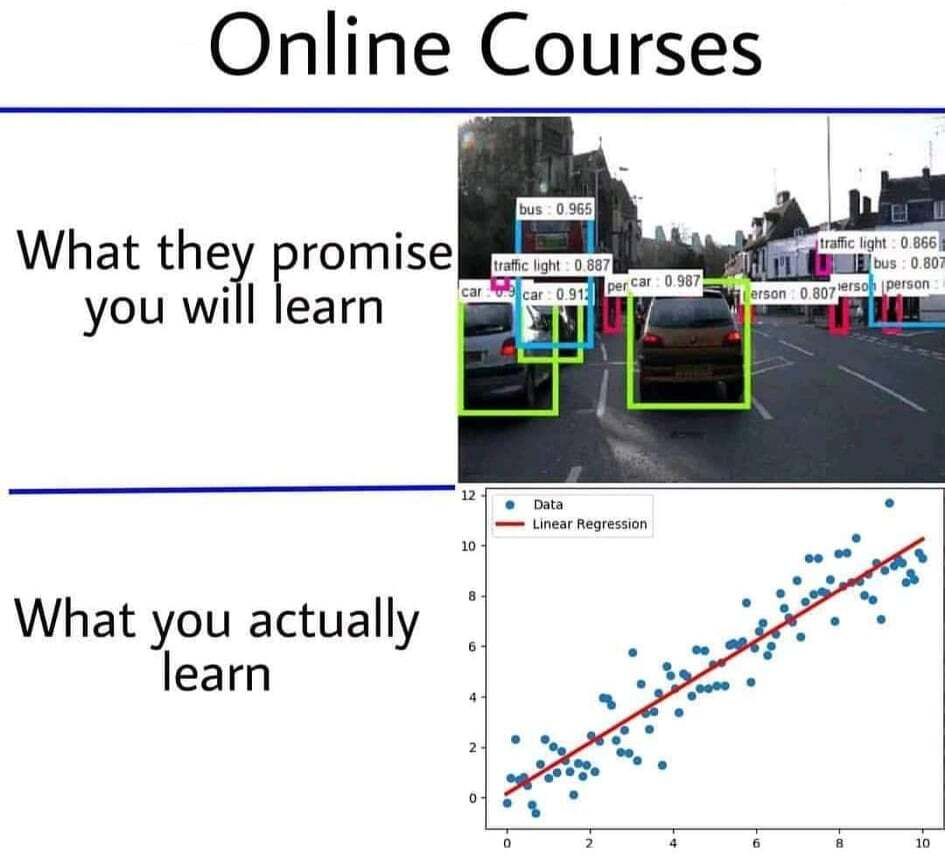
#> input picture 03_Machine_Learning_Fundamentals/meme.jpg, 945 x 861 px; the run also reads 1 picture not shown here
$ jupyter execute Meme_Clustering.ipynb   (shell and % lines are left out)
#> lines starting #> are read from the running program, lines starting #| are printed output that depends on the picture; after the words box and inside, x2 and y2 are one past the last pixel; in counts of white or black regions, pixels touching at a corner belong together
Saw that meme (see below) and could not resist mocking this a bit.

You will need a few additional libs to learn all that "rocket science" that they promised you will learn:
- `opencv`
- `fastai`

[cell 1]
import cv2
import numpy as np
import matplotlib.pyplot as plt
import pandas as pd

[cell 2]
img = cv2.imread('meme.jpg')
#> img is the input picture: shape (861, 945, 3); mean B, G, R 214.2, 212.9, 211.8
img = cv2.resize(img, (640, 640))
#> img: shape (640, 640, 3)
# img = cv2.medianBlur(img, 3)
# img = cv2.GaussianBlur(img, (3, 3), 1)
img_H, img_W, channels = img.shape
#> img_H = 640; img_W = 640; channels = 3
img.shape
#> Out = (640, 640, 3)

[cell 3]
plt.figure(figsize=(10,10))
plt.imshow(img, interpolation='nearest')
plt.title('Meme')
plt.show()

[cell 4]
windows = []
plt.figure(1, figsize=(10, 10))
tmp = img # for drawing a rectangle
step = 32
(window_W, window_H) = (32, 32) # window size
for x in range(0, img_W - window_W + step, step):
    for y in range(0, img_H - window_H + step, step):
        window = img[x:x + window_W, y:y + window_H, :]
        windows.append(window)
        cv2.rectangle(tmp, (x, y), (x + window_W, y + window_H), (255, 0, 0), 2) # draw rectangle on image
        plt.imshow(np.array(tmp).astype('uint8'))
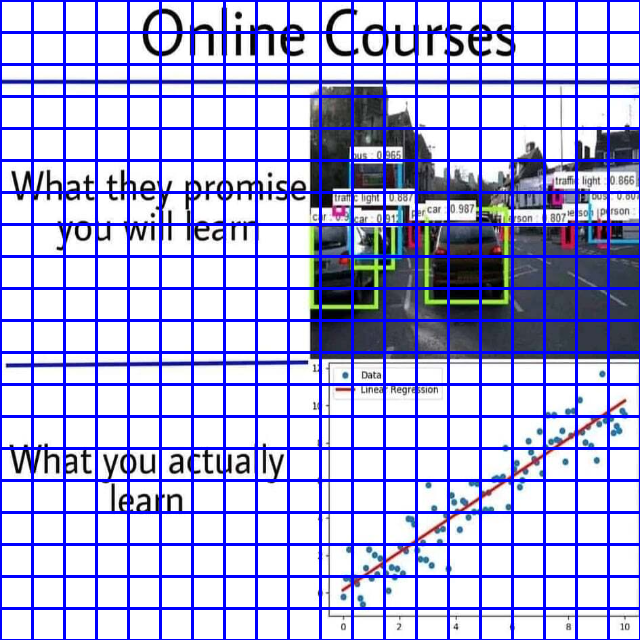
#> tmp: shape (640, 640, 3); mean B, G, R 221.6, 175, 174.1
#> after the loop, windows = 400 items
plt.show()
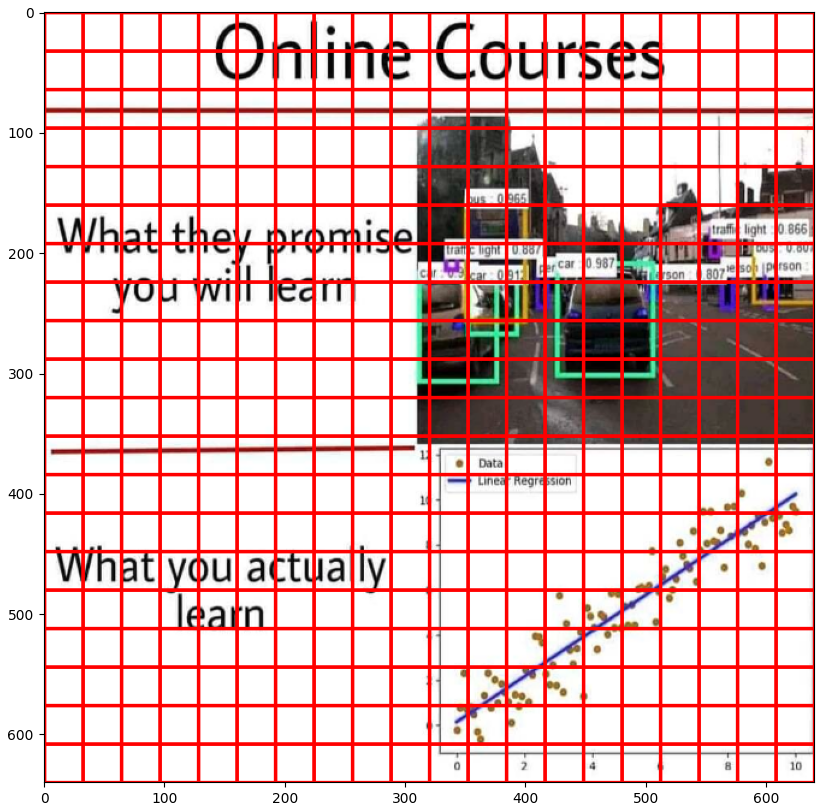
#> figure drawn by matplotlib, 1 panel

[cell 5]
def get_img_features(img):
    r, g, b = cv2.split(img)
#> r: shape (32, 32); every value is 255
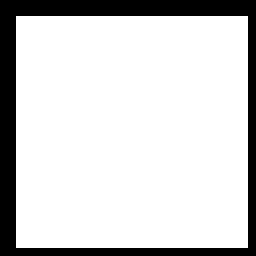
#> g: shape (32, 32) (shown 8 times larger); 82.1% white; 1 black region, box (x1, y1, x2, y2) and area: (0, 0, 32, 32) 183
#> img: shape (32, 32, 3)
    r_stats = np.array(pd.Series(r.flatten()).describe())
#> r_stats = [1024, 255, 0, 255, 255, 255, 255, 255]
    g_stats = np.array(pd.Series(g.flatten()).describe())
#> g_stats = [1024, 209.4, 97.74, 0, 255, 255, 255, 255]
    b_stats = np.array(pd.Series(b.flatten()).describe())
#> b_stats = [1024, 209.4, 97.74, 0, 255, 255, 255, 255]
    gray = cv2.cvtColor(window, cv2.COLOR_BGR2GRAY)
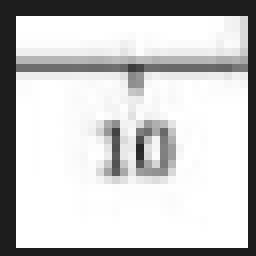
#> gray: shape (32, 32) (shown 8 times larger); min 29, max 255, mean 200
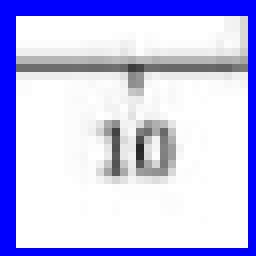
#> window: shape (32, 32, 3) (shown 8 times larger); mean of channels 0, 1, 2 240.4, 194.8, 194.8; drawn as B, G, R
    blurred1 = cv2.GaussianBlur(gray, (3, 3), 1).flatten()
#> blurred1 = 1024 values, max 255 at index 99, min 29 at index 0, mean 203.4
    blurred2 = cv2.GaussianBlur(gray, (7, 7), 1).flatten()
#> blurred2 = 1024 values, max 255 at index 389, min 32 at index 0, mean 204.5
    flipped_h1 = cv2.flip(blurred1, 0).flatten()
#> flipped_h1 = 1024 values, max 255 at index 66, min 29 at index 31, mean 203.4
    flipped_h2 = cv2.flip(blurred2, 0).flatten()
#> flipped_h2 = 1024 values, max 255 at index 132, min 32 at index 1023, mean 204.5
    flipped_v1 = cv2.flip(blurred1, 1).flatten()
#> flipped_v1 has the same summary as blurred1
    flipped_v2 = cv2.flip(blurred2, 1).flatten()
#> flipped_v2 has the same summary as blurred2
    return np.concatenate((r_stats, g_stats, b_stats, blurred1, blurred2, flipped_h1, flipped_h2, flipped_v1, flipped_v2))

[cell 6]
result = [get_img_features(window) for window in windows]
#> in get_img_features (call 4), `r, g, b = cv2.split(img)`:
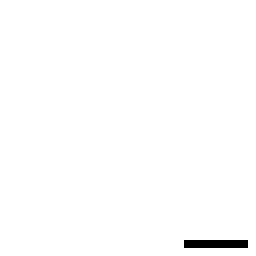
#> r: shape (32, 32) (shown 8 times larger); values 254 (black) and 255 (white), 99.2% white; black in thin lines or dots, all inside (x1, y1, x2, y2) = (23, 30, 31, 31)
#> in get_img_features (call 4), `r_stats = np.array(pd.Series(r.flatten()).describe())`: r_stats = [1024, 255, 0.0881, 254, 255, 255, 255, 255]
#> in get_img_features (call 14), `r, g, b = cv2.split(img)`:
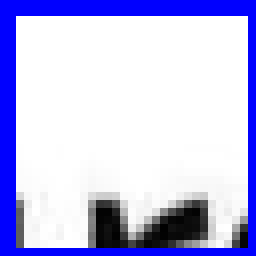
#> img: shape (32, 32, 3) (shown 8 times larger); mean of channels 0, 1, 2 236.8, 191.2, 191.2; drawn as B, G, R
#> in get_img_features (call 14), `r_stats = np.array(pd.Series(r.flatten()).describe())`: r_stats = [1024, 236.8, 56.71, 1, 254, 255, 255, 255]
#> in get_img_features (call 14), `g_stats = np.array(pd.Series(g.flatten()).describe())`: g_stats = [1024, 191.2, 105.4, 0, 124.2, 255, 255, 255]
#> in get_img_features (call 15), `r, g, b = cv2.split(img)`:
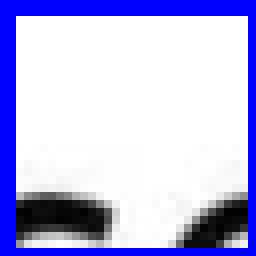
#> img: shape (32, 32, 3) (shown 8 times larger); mean of channels 0, 1, 2 232.3, 186.7, 186.7; drawn as B, G, R
#> in get_img_features (call 15), `r_stats = np.array(pd.Series(r.flatten()).describe())`: r_stats = [1024, 232.3, 63.9, 2, 253, 255, 255, 255]
#> in get_img_features (call 15), `g_stats = np.array(pd.Series(g.flatten()).describe())`: g_stats = [1024, 186.7, 107.5, 0, 66, 255, 255, 255]
#> in get_img_features (call 16), `r, g, b = cv2.split(img)`:
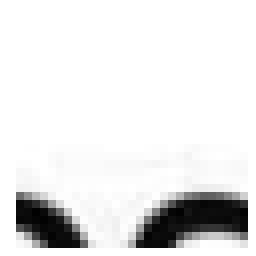
#> r: shape (32, 32) (shown 8 times larger); min 1, max 255, mean 229.5
#> in get_img_features (call 16), `r, g, b = cv2.split(img)`:
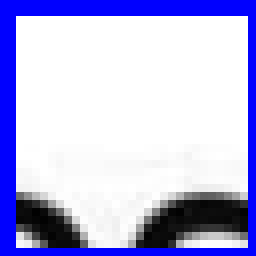
#> img: shape (32, 32, 3) (shown 8 times larger); mean of channels 0, 1, 2 229.5, 183.9, 183.9; drawn as B, G, R
#> in get_img_features (call 16), `r_stats = np.array(pd.Series(r.flatten()).describe())`: r_stats = [1024, 229.5, 67.69, 1, 251, 255, 255, 255]
#> in get_img_features (call 16), `g_stats = np.array(pd.Series(g.flatten()).describe())`: g_stats = [1024, 183.9, 108.7, 0, 42.25, 253, 255, 255]
#> result = 400 items

[cell 7]
window_df = pd.DataFrame(result)
#> window_df = table of 400 rows and 6168 columns
window_df
#> Out = table of 400 rows and 6168 columns

[cell 8]
from sklearn import preprocessing
x = window_df.values
min_max_scaler = preprocessing.StandardScaler()
x_scaled = min_max_scaler.fit_transform(x)
df = pd.DataFrame(x_scaled)
#> df = table of 400 rows and 6168 columns
df
#> Out = table of 400 rows and 6168 columns

[cell 9]
from sklearn.decomposition import PCA
pca = PCA(n_components=2)
X_2d = pca.fit_transform(df)
#> X_2d = 400 pairs, first value -13.44 to 2.28, second value -3.5 to 3.19
X_2d
#> Out has the same summary as X_2d

[cell 10]
data = pd.DataFrame(X_2d, columns=['fst', 'snd'])
#> data = table of 400 rows and 2 columns
plt.figure(figsize=(12,8))
plt.scatter(data['fst'], data['snd'], alpha=.5)
plt.title('Data in PCA space')
plt.xlabel('PC1')
plt.ylabel('PC2')
top_plot = plt.gca()
plt.show()

[cell 11]
from sklearn.cluster import KMeans
import matplotlib.lines as mlines
import matplotlib.pyplot as plt
import matplotlib

[cell 12]
pca = PCA(n_components=10)
test = pca.fit_transform(df)

max_n = 10
plt.figure(figsize=(10, 8))
wcss = []
for i in range(1, max_n):
    kmeans = KMeans(n_clusters = i, init = 'k-means++', random_state = 42)
    kmeans.fit(test)
    wcss.append(kmeans.inertia_)
#> after the loop, wcss = [7191.2, 2335.4, 1058.3, 736.3, 533.4, 398.1, 332.3, 287.3, 243.1]
plt.plot(range(1, max_n), wcss)
plt.title('The Elbow Method (Original)')
plt.xlabel('Number of clusters')
plt.ylabel('WCSS')
plt.show()

[cell 13]
nc = 3
kmeans = KMeans(n_clusters=nc, random_state=42)
kmeans.fit(test)

colours = matplotlib.rcParams['axes.prop_cycle'].by_key()['color']
cluster_ids = list(np.arange(nc))
#> cluster_ids = [0, 1, 2]
cluster_names = [f'Cluster {cluster_id}' for cluster_id in cluster_ids]
#> cluster_names = ['Cluster 0', 'Cluster 1', 'Cluster 2']
labels = kmeans.labels_
centers = kmeans.cluster_centers_

plt.figure(figsize=(12,8))
for color, c_id, c_name in zip(colours, cluster_ids, cluster_names):
    plt.scatter(X_2d[labels == c_id, 0], X_2d[labels == c_id, 1], color=color, alpha=.3, lw=1, label=c_name)
#> this loop made 3 passes
#> (color, c_name) on passes 1 to 3: ('#1f77b4', 'Cluster 0'), ('#ff7f0e', 'Cluster 1'), ('#2ca02c', 'Cluster 2')

plt.scatter(centers[:, 0], centers[:, 1], c='black', s=200, alpha=0.5)
plt.axis('equal')
plt.legend(loc='center left', scatterpoints=3, bbox_to_anchor=[1.01, 0.5])
plt.title('Labelled data in PCA space')
plt.xlabel('PC1')
plt.ylabel('PC2')
top_plot = plt.gca()
plt.show()

[cell 14]
labels

[cell 15]
RED = (255, 0, 0)
GREEN = (0, 255, 0)
BLUE = (0, 0, 255)

plt.figure(1, figsize=(10, 10))
tmp = np.zeros(img.shape, np.uint8) # for drawing a rectangle
step = 32
(window_W, window_H) = (32, 32) # window size
counter = 0
for x in range(0, img_W - window_W + step, step):
    for y in range(0, img_H - window_H + step, step):

        window = img[x:x + window_W, y:y + window_H, :]

        label = labels[counter]

        # Blue rectangle
        if label == 0:
            cv2.rectangle(tmp, (x, y), (x + window_W, y + window_H), BLUE, -1)

        # Blue rectangle
        if label == 1:
            cv2.rectangle(tmp, (x, y), (x + window_W, y + window_H), GREEN, -1)

        # RED rectangle
        if label == 2:
            cv2.rectangle(tmp, (x, y), (x + window_W, y + window_H), RED, -1)

        counter += 1
#> after the loop, counter = 400

out = cv2.addWeighted(img, 0.75, tmp, 0.25, 1)
plt.imshow(out)
plt.show()

Cleaner option:

[cell 16]
import matplotlib.pyplot as plt
from mpl_toolkits.mplot3d import Axes3D

img = cv2.imread('meme2.png')
img = cv2.resize(img, (640, 640))
img = cv2.cvtColor(img, cv2.COLOR_BGR2RGB)

r, g, b = cv2.split(img)
r = r.flatten()
g = g.flatten()
b = b.flatten()
fig = plt.figure()
ax = Axes3D(fig)
ax.scatter(r, g, b)
plt.show()

[cell 17]
vectorized = img.reshape((-1,3))
vectorized = np.float32(vectorized)

[cell 18]
vectorized.shape
#> Out = (409600, 3)

[cell 19]
criteria = (cv2.TERM_CRITERIA_EPS + cv2.TERM_CRITERIA_MAX_ITER, 10, 1.0)
#> criteria = (3, 10, 1)

[cell 20]
K = 4
attempts = 10
ret, label, center = cv2.kmeans(vectorized, K, None,criteria,attempts,cv2.KMEANS_PP_CENTERS)
#> ret = 505662488.6; center = [[66.96, 69.09, 75.87], [247, 247.4, 247.4], [28.36, 30.07, 30.77], [140.5, 159.1, 143.1]]

[cell 21]
center = np.uint8(center)
#> center = [[66, 69, 75], [246, 247, 247], [28, 30, 30], [140, 159, 143]]

[cell 22]
res = center[label.flatten()]
result_image = res.reshape((img.shape))

[cell 23]
result_image.shape
#> Out = (640, 640, 3)
